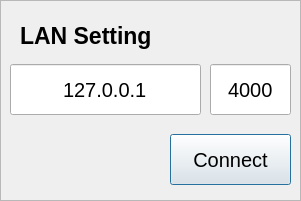
<?xml version="1.0" encoding="UTF-8"?>
<ui version="4.0">
 <class>LANDialog</class>
 <widget class="QDialog" name="LANDialog">
  <property name="geometry">
   <rect>
    <x>0</x>
    <y>0</y>
    <width>301</width>
    <height>201</height>
   </rect>
  </property>
  <property name="windowTitle">
   <string>LAN Dialog</string>
  </property>
  <property name="autoFillBackground">
   <bool>false</bool>
  </property>
  <widget class="QFrame" name="frame">
   <property name="geometry">
    <rect>
     <x>0</x>
     <y>0</y>
     <width>301</width>
     <height>201</height>
    </rect>
   </property>
   <property name="styleSheet">
    <string notr="true">border-color: rgb(14, 22, 131);</string>
   </property>
   <property name="frameShape">
    <enum>QFrame::StyledPanel</enum>
   </property>
   <property name="frameShadow">
    <enum>QFrame::Plain</enum>
   </property>
   <property name="lineWidth">
    <number>2</number>
   </property>
   <property name="midLineWidth">
    <number>1</number>
   </property>
   <widget class="QPushButton" name="BTN_LAN_CONNECT">
    <property name="geometry">
     <rect>
      <x>170</x>
      <y>134</y>
      <width>121</width>
      <height>51</height>
     </rect>
    </property>
    <property name="font">
     <font>
      <pointsize>15</pointsize>
     </font>
    </property>
    <property name="text">
     <string>Connect</string>
    </property>
   </widget>
   <widget class="QLabel" name="label">
    <property name="geometry">
     <rect>
      <x>20</x>
      <y>20</y>
      <width>181</width>
      <height>31</height>
     </rect>
    </property>
    <property name="font">
     <font>
      <pointsize>17</pointsize>
      <weight>75</weight>
      <bold>true</bold>
     </font>
    </property>
    <property name="text">
     <string>LAN Setting</string>
    </property>
   </widget>
   <widget class="QLineEdit" name="LE_PORT_NUM">
    <property name="geometry">
     <rect>
      <x>210</x>
      <y>64</y>
      <width>81</width>
      <height>51</height>
     </rect>
    </property>
    <property name="font">
     <font>
      <pointsize>15</pointsize>
     </font>
    </property>
    <property name="text">
     <string>4000</string>
    </property>
    <property name="alignment">
     <set>Qt::AlignCenter</set>
    </property>
   </widget>
   <widget class="QLineEdit" name="LE_IP_ADDR">
    <property name="geometry">
     <rect>
      <x>10</x>
      <y>64</y>
      <width>191</width>
      <height>51</height>
     </rect>
    </property>
    <property name="font">
     <font>
      <pointsize>15</pointsize>
     </font>
    </property>
    <property name="text">
     <string>127.0.0.1</string>
    </property>
    <property name="alignment">
     <set>Qt::AlignCenter</set>
    </property>
   </widget>
  </widget>
 </widget>
 <resources/>
 <connections/>
</ui>
